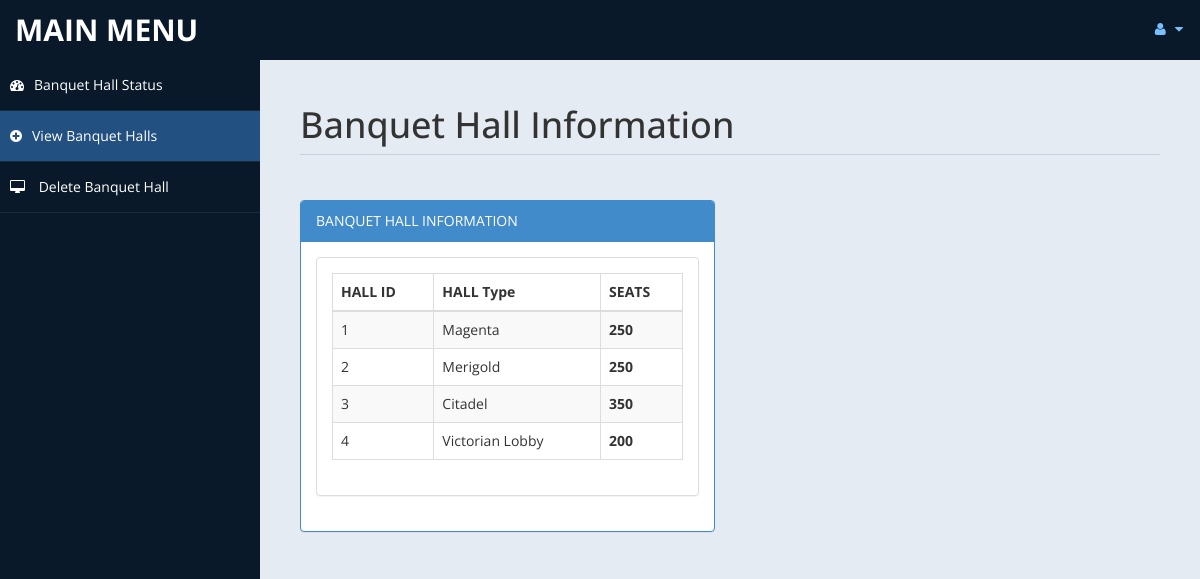
Screenshot of /admin/banquethall.php (signed in) with the database file from the repository.
### tables this page shows
CREATE TABLE `banquet` (
  `id` int(10) NOT NULL,
  `type` varchar(20) NOT NULL,
  `seats` int(10) NOT NULL,
  `place` varchar(10) NOT NULL,
  `cusid` int(10) NOT NULL
);

### admin/banquethall.php (the view, shortened to what this page needs)
<?php
include('db.php');
?>
<!DOCTYPE html>
<html xmlns="http://www.w3.org/1999/xhtml">
<head>
    <link href="assets/css/bootstrap.css" rel="stylesheet" />
    <link href="assets/css/font-awesome.css" rel="stylesheet" />
    <link href="assets/css/custom-styles.css" rel="stylesheet" />
</head>
<body>
    <div id="wrapper">
        <nav class="navbar navbar-default top-navbar" role="navigation">
            <div class="navbar-header">
                <a class="navbar-brand" href="home.php">MAIN MENU </a>
            </div>
            <ul class="nav navbar-top-links navbar-right">
                <li class="dropdown">
                    <a class="dropdown-toggle" data-toggle="dropdown" href="#" aria-expanded="false">
                        <i class="fa fa-user fa-fw"></i> <i class="fa fa-caret-down"></i>
                    </a>
                </li>
            </ul>
        </nav>
        <nav class="navbar-default navbar-side" role="navigation">
            <div class="sidebar-collapse">
                <ul class="nav" id="main-menu">
                    <li>
                        <a  href="settings.php"><i class="fa fa-dashboard"></i>Banquet Hall Status</a>
                    </li>
		    <li>
                        <a  class="active-menu" href="banquethall.php"><i class="fa fa-plus-circle"></i>View Banquet Halls</a>
                    </li>
                    <li>
                        <a  href="roomdel.php"><i class="fa fa-desktop"></i> Delete Banquet Hall</a>
                    </li>
            </div>
        </nav>
        <div id="page-wrapper" >
            <div id="page-inner">
			 <div class="row">
                    <div class="col-md-12">
                        <h1 class="page-header">
                           Banquet Hall Information<small></small>
                        </h1>
                    </div>
                </div>
        <div class="row">
                <div class="col-md-6 col-sm-6">
                    <div class="panel panel-primary">
                        <div class="panel-heading">
                            BANQUET HALL INFORMATION
                        </div>
                        <div class="panel-body">
                    <div class="panel panel-default">
                        <?php
						$sql = "select * from banquet limit 0,10";
						$re = mysqli_query($con,$sql)
						?>
                        <div class="panel-body">
                            <div class="table-responsive">
                                <table class="table table-striped table-bordered table-hover" id="dataTables-example">
                                    <thead>
                                        <tr>
                                            <th>HALL ID</th>
                                            <th>HALL Type</th>
											<th>SEATS</th>
                                        </tr>
                                    </thead>
                                    <tbody>
									<?php
										while($row= mysqli_fetch_array($re))
										{
												$id = $row['id'];
											if($id % 2 == 0)
											{
												echo "<tr class=odd gradeX>
													<td>".$row['id']."</td>
													<td>".$row['type']."</td>
												   <th>".$row['seats']."</th>
												</tr>";
											}
											else
											{
												echo"<tr class=even gradeC>
													<td>".$row['id']."</td>
													<td>".$row['type']."</td>
												   <th>".$row['seats']."</th>
												</tr>";
											}
										}
									?>
                                    </tbody>
                                </table>
                            </div>
                        </div>
                    </div>
                       </div>
                    </div>
                </div>
            </div>
					</div>
            </div>
        </div>
</body>
</html>

### admin/assets/css/custom-styles.css (style rules this page uses)
body { font-family: 'Open Sans', sans-serif; }
#wrapper { width: 100%; background:#09192A; }
#page-wrapper { padding: 15px 15px; min-height: 600px; background:#E5EBF2; }
#page-inner { width:100%; margin:10px 20px 10px 0px; background-color:transparent; padding:10px; min-height:1200px; }
h1, .h1, h2, .h2, h3, .h3 { margin-top: 7px; margin-bottom: -5px; }
.page-header { padding-bottom: 9px; margin: 10px 0 45px; border-bottom: 1px solid #C7D1DD; }
.top-navbar { margin:0px; }
.top-navbar .navbar-brand { color: #fff; width: 260px; text-align: left; height: 60px; font-size: 30px; font-weight: 700; text-transform: uppercase; line-height: 30px; }
.top-navbar .nav > li { position: relative; display: inline-block; }
.top-navbar .nav > li > a { position: relative; display: block; padding: 19px 15px; color: #77C0FD; }
.active-menu { background-color:#225081!important; }
.sidebar-collapse , .sidebar-collapse .nav { background:none; }
.sidebar-collapse .nav { padding:0; }
.sidebar-collapse .nav > li > a { color:#fff; background:transparent; text-shadow:none; }
.sidebar-collapse > .nav > li > a { padding:15px 10px; }
.sidebar-collapse > .nav > li { border-bottom: 1px solid rgba(107, 108, 109, 0.19); }
.navbar-side { border:none; background-color: transparent; }
.top-navbar { background:#09192A; border-bottom:none; }
.top-navbar .nav > li > a > i { margin-right: 2px; }
.navbar-default { border:0px solid black; }
.navbar-header { background: #09192A; }
.nav > li > a > i { margin-right:10px; }
@media (min-width:768px) { #page-wrapper { margin: 0 0 0 260px; padding: 15px 30px; min-height: 1200px; } }
@media (min-width:768px) { .navbar-side { z-index: 1; position: absolute; width: 260px; } }
@media (min-width:768px) { .navbar { border-radius: 0px; } }

### rows the page displays
banquet: id "1", type "Magenta", seats "250"
banquet: id "2", type "Merigold", seats "250"
banquet: id "3", type "Citadel", seats "350"
banquet: id "4", type "Victorian Lobby", seats "200"
